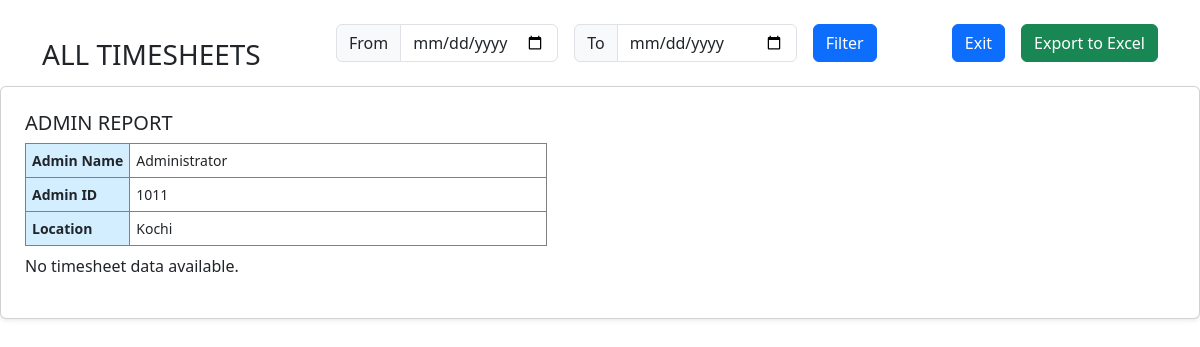
Screenshot of /view_all_timesheets_admin (signed in) with the database file from the repository.
### codex_app/models.py (models this page shows, shortened)
class Registration(models.Model):
    Emp_Id = models.CharField(max_length=200, null=True, blank=True)
    First_name = models.CharField(max_length=200, null=True, blank=True)
    department = models.ForeignKey(
        Department,
        on_delete=models.SET_NULL,
        null=True,
        blank=True
    )
    designation = models.ForeignKey(
        Designation,
        on_delete=models.SET_NULL,
        null=True,
        blank=True
    )
    Email = models.EmailField(max_length=200, null=True, blank=True)
    Password = models.CharField(max_length=200, null=True, blank=True)
    Mobile_Number = models.CharField(max_length=200, null=True, blank=True)
    Registration_date = models.DateField(null=True, blank=True)
    Image = models.ImageField(upload_to='images/', null=True, blank=True)
    Gender = models.CharField(max_length=200, null=True, blank=True)
    Address = models.CharField(max_length=1000, null=True, blank=True)
    Location = models.CharField(max_length=1000, null=True, blank=True)
    User_role = models.CharField(max_length=200, null=True, blank=True)
    user = models.OneToOneField(
        User,
        on_delete=models.CASCADE,
        null=True,
        blank=True
    )

### codex_app/views.py (the view, shortened to what this page needs)
# urls.py: path('view_all_timesheets_admin', views.view_all_timesheets_admin, name='view_all_timesheets_admin'),
def view_all_timesheets_admin(request):
    staff_id = request.session.get('logg')
    if not staff_id:
        return render(request, 'error.html', {'message': 'User not logged in'})
    bok = get_object_or_404(Registration, id=staff_id)
    from_date = request.GET.get('from_date', '')
    to_date = request.GET.get('to_date', '')
    timesheets = Create_Timesheet.objects.all()
    if from_date:
        from_date = datetime.strptime(from_date, '%Y-%m-%d').date()
    if to_date:
        to_date = datetime.strptime(to_date, '%Y-%m-%d').date()
    monthly_timesheets = defaultdict(list)
    total_hours_all = 0
    for timesheet in timesheets:
        timesheet_lines = Create_Timesheet_Line.objects.filter(timesheet=timesheet)
        if from_date and to_date:
            timesheet_lines = timesheet_lines.filter(date__range=[from_date, to_date])
        elif from_date:
            timesheet_lines = timesheet_lines.filter(date__gte=from_date)
        elif to_date:
            timesheet_lines = timesheet_lines.filter(date__lte=to_date)
    return render(request, 'view_all_timesheets_admin.html', {
        'monthly_timesheets': dict(monthly_timesheets),
        'total_hours': total_hours_all,
        'bok': bok,
        'from_date': from_date,
        'to_date': to_date,
    })

### templates/view_all_timesheets_admin.html (shortened to what this page needs)
{% load static %}
<!DOCTYPE html>
<html lang="en">
<head>
  <link href="https://cdn.jsdelivr.net/npm/bootstrap@5.3.0/dist/css/bootstrap.min.css" rel="stylesheet">
</head>
<body>
  <div class="container mt-4">
    <div class="d-flex justify-content-between align-items-center">
      <h3 class="card-title">ALL TIMESHEETS</h3>
      <form method="get" class="mb-4 d-flex align-items-center">
        <div class="d-flex">
          <div class="input-group me-3">
            <span class="input-group-text" id="from-date-prefix">From</span>
            <input type="date" name="from_date" id="from_date" class="form-control" value="{{ from_date }}">
          </div>
          <div class="input-group me-3">
            <span class="input-group-text" id="to-date-prefix">To</span>
            <input type="date" name="to_date" id="to_date" class="form-control" value="{{ to_date }}">
          </div>
          <button type="submit" class="btn btn-primary">Filter</button>
        </div>
      </form>
      <div class="mb-4 text-end d-flex align-items-center">
        <a href="javascript:history.back()" class="btn btn-primary me-3">Exit</a>
        <button class="btn btn-success" id="export-excel">Export to Excel</button>
      </div>
    </div>
  </div>
  <div class="card shadow-sm">
    <div class="card-body p-4">
      <div class="mb-2" id="timesheet-details">
        <h5 class="mb-2">ADMIN REPORT</h5>
        <table class="table-bordered" style="border-collapse: collapse; font-size: 14px;">
          <tr>
            <th style="background-color: #D3EEFF; text-align: left; padding: 6px;width: 20%; ">Admin Name</th>
            <td style="padding: 6px;">{{ bok.First_name }}</td>
          </tr>
          <tr>
            <th style="background-color: #D3EEFF; text-align: left; padding: 6px;width: 20%; ">Admin ID</th>
            <td style="padding: 6px;">{{ bok.Emp_Id }}</td>
          </tr>
          <tr>
            <th style="background-color: #D3EEFF; text-align: left; padding: 6px;width: 20%; ">Location</th>
            <td style="padding: 6px;">{{ bok.Location }}</td>
          </table>
      </div>
{% if monthly_timesheets %}
<div class="card mb-3">
  <div class="card-body p-2">
    <table class="table table-bordered table-striped align-middle text-center" id="timesheet-table" style="font-size: 13px;">
      <thead style="font-size: 0.8rem;">
        <tr>
          <th style="background-color: #D3EEFF;">Sl No</th>
          <th style="background-color: #D3EEFF; width:100px;">Date</th>
          <th style="background-color: #D3EEFF;">Staff</th>
          <th style="background-color: #D3EEFF;">Day</th>
          <th style="background-color: #D3EEFF;">Project No</th>
          <th style="background-color: #D3EEFF;">Project Name</th>
          <th style="background-color: #D3EEFF;">Description</th>
          <th style="background-color: #D3EEFF;">Total Hours Worked</th>
          <th style="background-color: #D3EEFF;">Week</th>
        </tr>
      </thead>
      <tbody id="timesheet-body" style="font-size: 0.8rem;">
        {% for month, entries in monthly_timesheets.items %}
        {% regroup entries by week_label as week_groups %}
        {% for week in week_groups %}
          {% for entry in week.list %}
            <tr>
              <td style="width: 50px;">{{ forloop.parentloop.counter0|add:forloop.counter }}</td>
              <td style="width: 50px;">{{ entry.date|date:'d-m-Y'  }}</td>
              <td>{{ entry.staff_name }}</td>
              <td>
                <table style="width: 100%; padding: 2px;">
                  <tbody style="font-size: 0.8rem;">
                    {% if entry.hours.mon %}<tr><td>Mon</td></tr>{% endif %}
                    {% if entry.hours.tue %}<tr><td>Tue</td></tr>{% endif %}
                    {% if entry.hours.wed %}<tr><td>Wed</td></tr>{% endif %}
                    {% if entry.hours.thu %}<tr><td>Thu</td></tr>{% endif %}
                    {% if entry.hours.fri %}<tr><td>Fri</td></tr>{% endif %}
                    {% if entry.hours.sat %}<tr><td>Sat</td></tr>{% endif %}
                    {% if entry.hours.sun %}<tr><td>Sun</td></tr>{% endif %}
                  </tbody>
                </table>
              </td>
              <td>{{ entry.project_no }}</td>
              <td>{{ entry.project_name }}</td>
              <td>{{ entry.remarks }}</td>
              <td>{{ week.grouper }}</td>
              <td class="fw-bold total-hours" style="font-size: 14px;">{{ entry.total }}</td>
            </tr>
          {% endfor %}
        {% endfor %}
      {% endfor %}
      {% else %}
        <p>No timesheet data available.</p>
      {% endif %}
</body>
</html>

### rows the page displays
Registration: First_name "Administrator", Emp_Id "1011", Location "Kochi"
